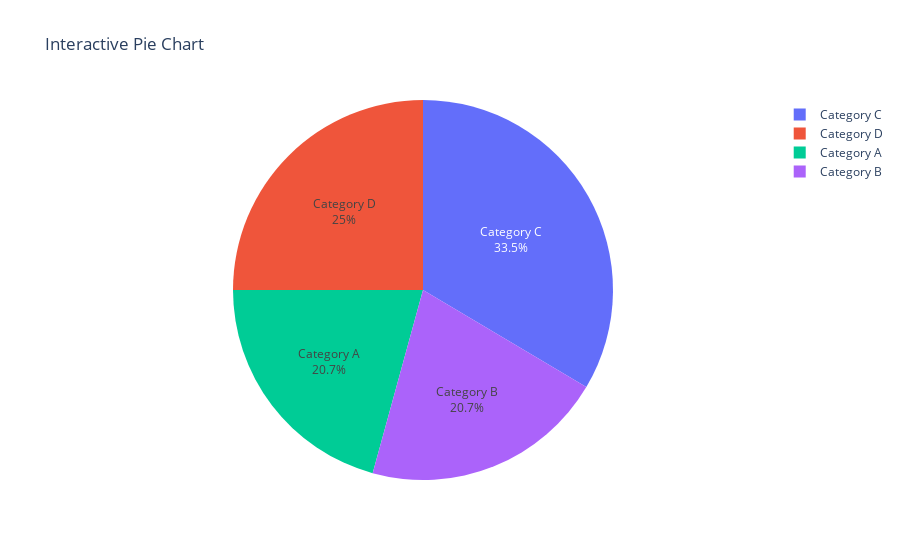

The notebook cell this image was saved under:
### Markdown cell above
# 21.Using Plotly, create an interactive pie chart of randomly generated data, add labels and percentages, set the title as 'Interactive Pie Chart'

### Code cell
# Generate random data for the pie chart
labels = ['Category A', 'Category B', 'Category C', 'Category D']
values = np.random.randint(1, 100, size=len(labels))

# Create a Plotly pie chart
fig = go.Figure(data=[go.Pie(labels=labels, values=values, textinfo='label+percent')])

# Set the title
fig.update_layout(title='Interactive Pie Chart')

# Display the chart
fig.show()

### Figure 1 — Plotly figure (JSON) as saved in the notebook; plotly's stock layout.template omitted (floating-point values rounded to 4 significant figures)
{"data": [{"labels": ["Category A", "Category B", "Category C", "Category D"], "textinfo": "label+percent", "type": "pie", "values": [34, 34, 55, 41]}], "layout": {"title": {"text": "Interactive Pie Chart"}}}
